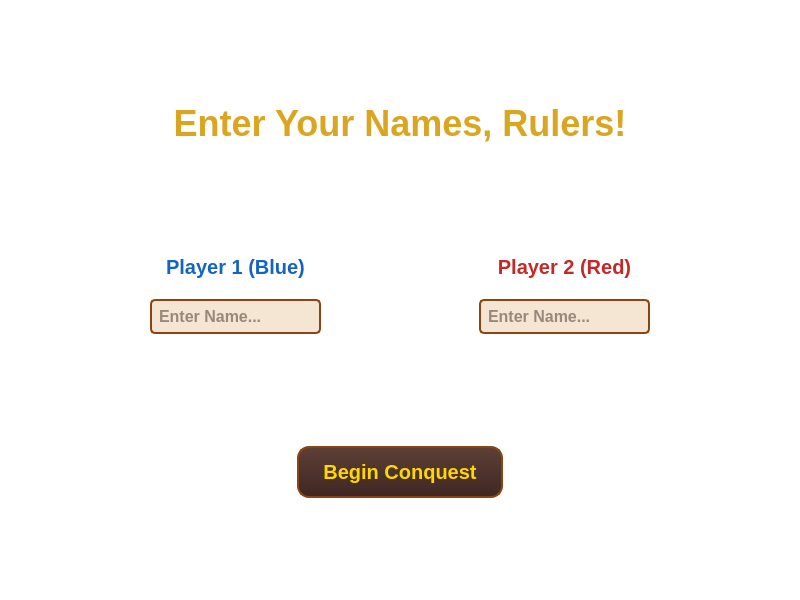
<?xml version="1.0" encoding="UTF-8"?>
<ui version="4.0">
 <class>NameSelectionWidget</class>
 <widget class="QWidget" name="NameSelectionWidget">
  <property name="geometry">
   <rect>
    <x>0</x>
    <y>0</y>
    <width>800</width>
    <height>600</height>
   </rect>
  </property>
  <property name="styleSheet">
   <string notr="true">
    QWidget#NameSelectionWidget {
        background: transparent;
    }
    QLabel {
        color: #F5E6D3;
        font-family: 'Times New Roman';
        font-weight: bold;
    }
    QLineEdit {
        background: #F5E6D3;
        border: 2px solid #8B4513;
        border-radius: 5px;
        padding: 5px;
        font-size: 16px;
        color: #3E2723;
        font-weight: bold;
    }
    QPushButton {
        background: qlineargradient(x1:0, y1:0, x2:0, y2:1, stop:0 #5D4037, stop:1 #3E2723);
        color: #FFD700;
        border: 2px solid #8B4513;
        border-radius: 12px;
        padding: 12px 24px;
        font-size: 20px;
        font-weight: bold;
        font-family: 'Times New Roman';
    }
    QPushButton:hover {
        background: qlineargradient(x1:0, y1:0, x2:0, y2:1, stop:0 #6D4C41, stop:1 #4E342E);
        border: 2px solid #DAA520;
        color: #FFF;
    }
    QPushButton:pressed {
        background: #2C1810;
        border: 2px solid #5D4037;
    }
    QPushButton:disabled {
        background: #555;
        border: 2px solid #333;
        color: #888;
    }
   </string>
  </property>
  <layout class="QVBoxLayout" name="verticalLayout">
   <property name="spacing">
    <number>20</number>
   </property>
   <item>
    <spacer name="verticalSpacer_top">
     <property name="orientation">
      <enum>Qt::Vertical</enum>
     </property>
     <property name="sizeHint" stdset="0">
      <size>
       <width>20</width>
       <height>40</height>
      </size>
     </property>
    </spacer>
   </item>
   <item>
    <widget class="QLabel" name="titleLabel">
     <property name="text">
      <string>Enter Your Names, Rulers!</string>
     </property>
     <property name="alignment">
      <set>Qt::AlignCenter</set>
     </property>
     <property name="styleSheet">
      <string>font-size: 36px; color: #DAA520; text-shadow: 2px 2px #000;</string>
     </property>
    </widget>
   </item>
   <item>
    <spacer name="verticalSpacer_2">
     <property name="orientation">
      <enum>Qt::Vertical</enum>
     </property>
     <property name="sizeHint" stdset="0">
      <size>
       <width>20</width>
       <height>20</height>
      </size>
     </property>
    </spacer>
   </item>
   <item>
    <layout class="QHBoxLayout" name="horizontalLayout">
     <item>
      <spacer name="horizontalSpacer_left">
       <property name="orientation">
        <enum>Qt::Horizontal</enum>
       </property>
       <property name="sizeHint" stdset="0">
        <size>
         <width>40</width>
         <height>20</height>
        </size>
       </property>
      </spacer>
     </item>
     <item>
      <layout class="QVBoxLayout" name="p1Layout">
       <item>
        <widget class="QLabel" name="labelP1">
         <property name="text">
          <string>Player 1 (Blue)</string>
         </property>
         <property name="alignment">
          <set>Qt::AlignCenter</set>
         </property>
         <property name="styleSheet">
          <string>color: #1565C0; font-size: 20px;</string>
         </property>
        </widget>
       </item>
       <item>
        <widget class="QLineEdit" name="inputP1">
         <property name="placeholderText">
          <string>Enter Name...</string>
         </property>
         <property name="maxLength">
          <number>15</number>
         </property>
        </widget>
       </item>
      </layout>
     </item>
     <item>
      <spacer name="horizontalSpacer_mid">
       <property name="orientation">
        <enum>Qt::Horizontal</enum>
       </property>
       <property name="sizeHint" stdset="0">
        <size>
         <width>40</width>
         <height>20</height>
        </size>
       </property>
      </spacer>
     </item>
     <item>
      <layout class="QVBoxLayout" name="p2Layout">
       <item>
        <widget class="QLabel" name="labelP2">
         <property name="text">
          <string>Player 2 (Red)</string>
         </property>
         <property name="alignment">
          <set>Qt::AlignCenter</set>
         </property>
         <property name="styleSheet">
          <string>color: #C62828; font-size: 20px;</string>
         </property>
        </widget>
       </item>
       <item>
        <widget class="QLineEdit" name="inputP2">
         <property name="placeholderText">
          <string>Enter Name...</string>
         </property>
         <property name="maxLength">
          <number>15</number>
         </property>
        </widget>
       </item>
      </layout>
     </item>
     <item>
      <spacer name="horizontalSpacer_right">
       <property name="orientation">
        <enum>Qt::Horizontal</enum>
       </property>
       <property name="sizeHint" stdset="0">
        <size>
         <width>40</width>
         <height>20</height>
        </size>
       </property>
      </spacer>
     </item>
    </layout>
   </item>
   <item>
    <spacer name="verticalSpacer_3">
     <property name="orientation">
      <enum>Qt::Vertical</enum>
     </property>
     <property name="sizeHint" stdset="0">
      <size>
       <width>20</width>
       <height>40</height>
      </size>
     </property>
    </spacer>
   </item>
   <item>
    <layout class="QHBoxLayout" name="buttonLayout">
     <item>
      <spacer name="horizontalSpacer_btn1">
       <property name="orientation">
        <enum>Qt::Horizontal</enum>
       </property>
       <property name="sizeHint" stdset="0">
        <size>
         <width>40</width>
         <height>20</height>
        </size>
       </property>
      </spacer>
     </item>
     <item>
      <widget class="QPushButton" name="btnStart">
       <property name="text">
        <string>Begin Conquest</string>
       </property>
       <property name="minimumSize">
        <size>
         <width>200</width>
         <height>50</height>
        </size>
       </property>
       <property name="cursor">
        <cursorShape>PointingHandCursor</cursorShape>
       </property>
      </widget>
     </item>
     <item>
      <spacer name="horizontalSpacer_btn2">
       <property name="orientation">
        <enum>Qt::Horizontal</enum>
       </property>
       <property name="sizeHint" stdset="0">
        <size>
         <width>40</width>
         <height>20</height>
        </size>
       </property>
      </spacer>
     </item>
    </layout>
   </item>
   <item>
    <spacer name="verticalSpacer_bottom">
     <property name="orientation">
      <enum>Qt::Vertical</enum>
     </property>
     <property name="sizeHint" stdset="0">
      <size>
       <width>20</width>
       <height>40</height>
      </size>
     </property>
    </spacer>
   </item>
  </layout>
 </widget>
 <resources/>
 <connections/>
</ui>
